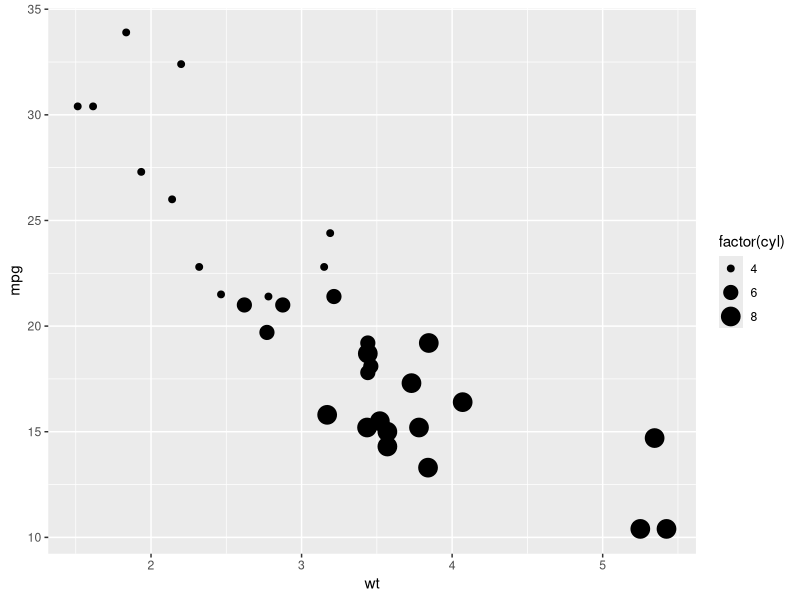

Here is the R script that generated this plot:
library(ggplot2)
df <- mtcars
print(head(df))
pl <- ggplot(data=df,aes(x=wt, y=mpg))
print(pl + geom_point(aes(size=factor(cyl))))